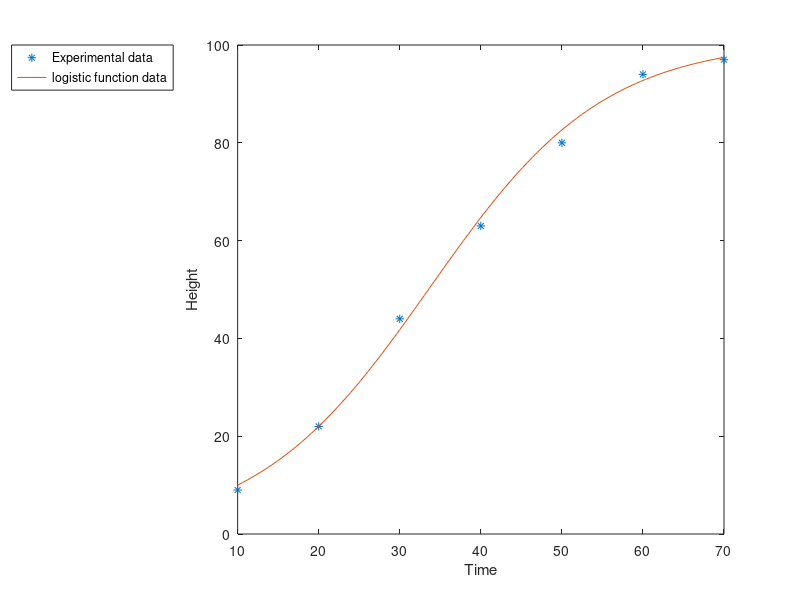

MATLAB code for this plot:
T = 10:10:70;
H = [9 22 44 63 80 94 97];
t = linspace(10,70,100);
h = 100.8./(1+23*exp(-0.093*t));

plot(T,H,'s', t,h)
plot(T,H,'*', t,h)

xlabel('Time');
ylabel('Height');
legend('Experimental data','logistic function data', 'Location','northwestoutside')
